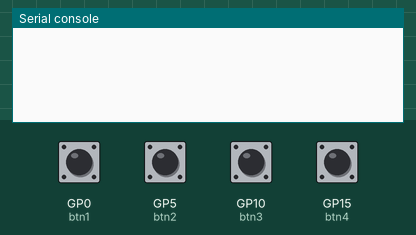
This program was run on a simulated Raspberry Pi Pico running CircuitPython. On the bench: the last lines printed to the serial console. The inputs (shaded band) are chosen by the test bench; at power-on: GP0 (btn1), GP5 (btn2), GP10 (btn3), GP15 (btn4) LOW. USB keyboard and mouse output is not drawn.

Above: at 1.2 s.
1.3 s: GP0 (btn1) pulled HIGH for 0.15 s
At 2.6 s:
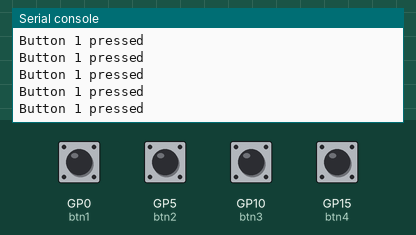
2.9 s: GP5 (btn2) pulled HIGH for 0.15 s
At 3.9 s:
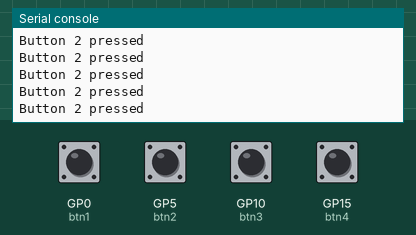
4.5 s: GP10 (btn3) pulled HIGH for 0.15 s
At 5.1 s:
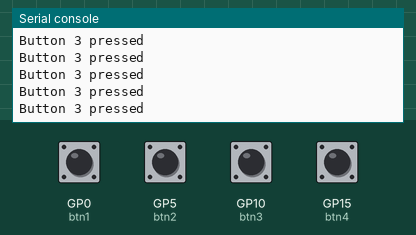
6.1 s: GP15 (btn4) pulled HIGH for 0.15 s
At 7.5 s:
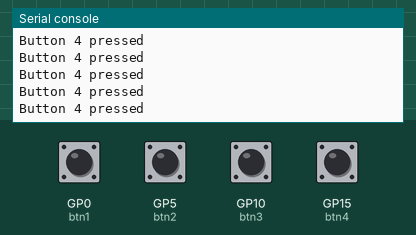
Timing chart, 0 to 8.7 s (numbered marks = the images above; inputs shaded):
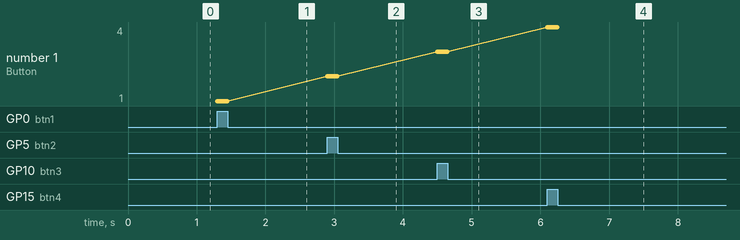

The program:

GameControllerV1.py
```python
import time
import digitalio
import board
import usb_hid
from adafruit_hid.keyboard import Keyboard
from adafruit_hid.keycode import Keycode
from adafruit_debouncer import Debouncer

btn1_pin = board.GP0
btn2_pin = board.GP5
btn3_pin = board.GP10
btn4_pin = board.GP15

keyboard = Keyboard(usb_hid.devices)

btn1 = digitalio.DigitalInOut(btn1_pin)
btn2 = digitalio.DigitalInOut(btn2_pin)
btn3 = digitalio.DigitalInOut(btn3_pin)
btn4 = digitalio.DigitalInOut(btn4_pin)

btn1.direction = digitalio.Direction.INPUT
btn2.direction = digitalio.Direction.INPUT
btn3.direction = digitalio.Direction.INPUT
btn4.direction = digitalio.Direction.INPUT

btn1.pull = digitalio.Pull.DOWN
btn2.pull = digitalio.Pull.DOWN
btn3.pull = digitalio.Pull.DOWN
btn4.pull = digitalio.Pull.DOWN


while True:
    if btn1.value:
        print("Button 1 pressed")
        #keyboard.send(Keycode.A,)

        keyboard.press(Keycode.A,)
        #time.sleep(0.1)
        keyboard.release(Keycode.A,)

    if btn2.value:
        print("Button 2 pressed")
        #keyboard.send(Keycode.B,)

        keyboard.press(Keycode.B,)
        #time.sleep(0.1)
        keyboard.release(Keycode.B,)

    if btn3.value:
        print("Button 3 pressed")
        #keyboard.send(Keycode.C,)

        keyboard.press(Keycode.C,)
        #time.sleep(0.1)
        keyboard.release(Keycode.C,)

    if btn4.value:
        print("Button 4 pressed")
        #keyboard.send(Keycode.D,)

        keyboard.press(Keycode.D,)
        #time.sleep(0.1)
        keyboard.release(Keycode.D,)

    #time.sleep(0.1)
```

Measured:
- after the input at 1.3 s, the serial console: prints a new line at once (image 1)
- after the input at 2.9 s, the serial console: prints a new line at once (image 2)
- after the input at 4.5 s, the serial console: prints a new line at once (image 3)
- after the input at 6.1 s, the serial console: prints a new line at once (image 4)
- plotted number 1: 1 → 2 after the input at 2.9 s, 2 → 3 after the input at 4.5 s, 3 → 4 after the input at 6.1 s
